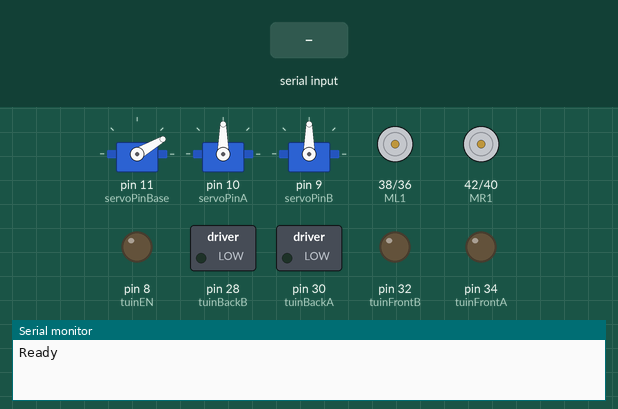
Recording of a sketch running on a simulated Arduino Mega 2560, built with avr-gcc and run on an emulated ATmega2560. Parts: 3 × servo, motor-driver pin pairs drawn as motors (green arrow = first pin HIGH = forward, orange = second pin HIGH = backward, longer = more drive, scaled by the enable pin), switched loads named in the sketch (green lamp = pin HIGH), output pins drawn as LEDs (lit = HIGH), the last lines printed to the serial monitor. The inputs (shaded band) are chosen by the test bench.

Above: at 1.2 s.
1.3 s: "u" received over Serial
At 2.3 s:
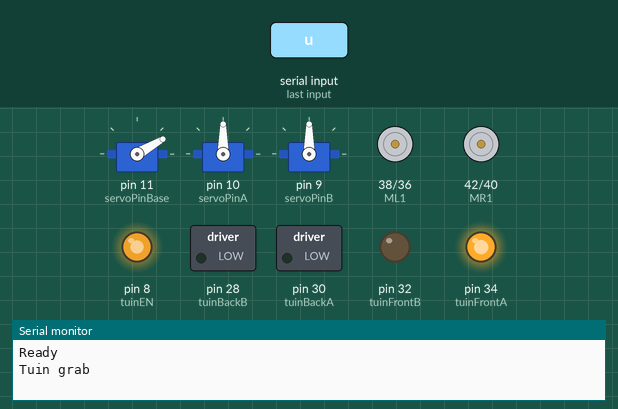
2.8 s: byte 106 ('j') received over Serial
At 3.5 s:
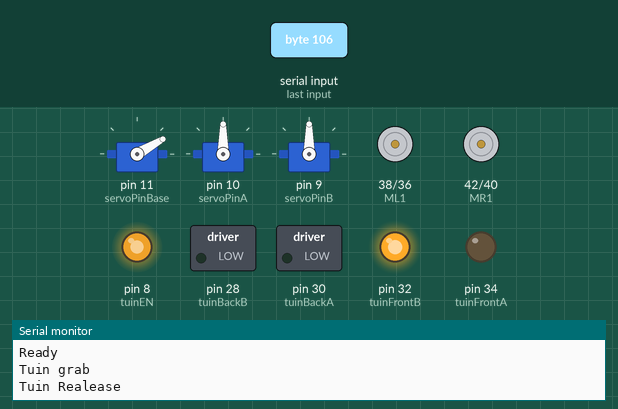
4.3 s: byte 110 ('n') received over Serial
At 4.6 s:
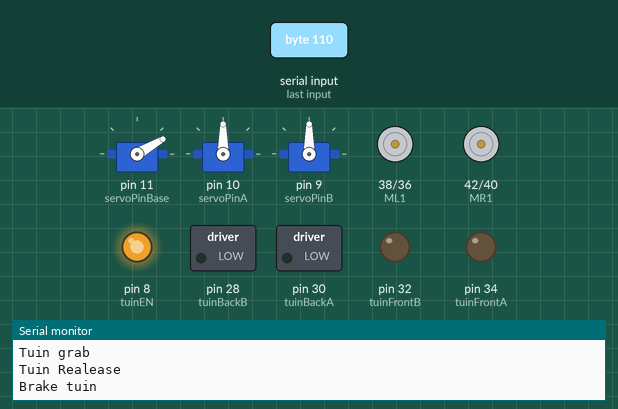
5.8 s: byte 122 ('z') received over Serial
At 7.0 s:
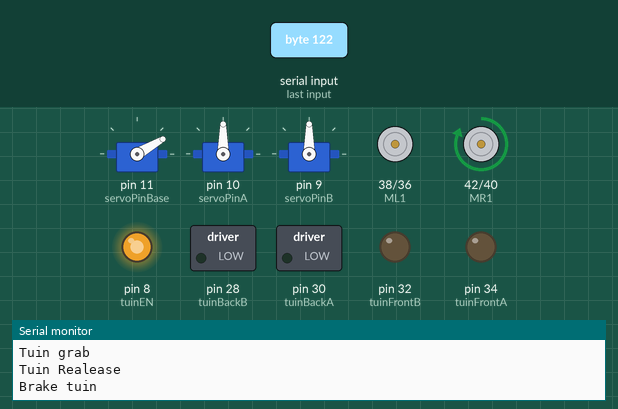
7.3 s: byte 99 ('c') received over Serial
At 8.1 s:
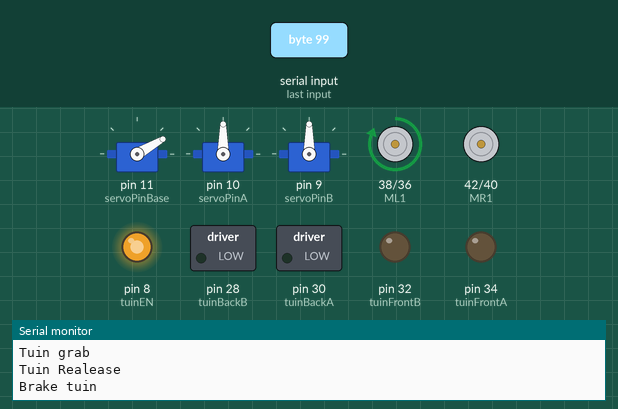
8.8 s: "w" received over Serial
At 9.3 s:
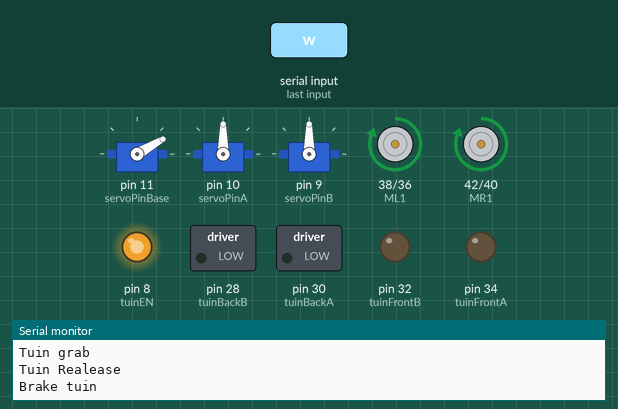
Timing chart, 0 to 11.3 s (numbered marks = the images above; inputs shaded):
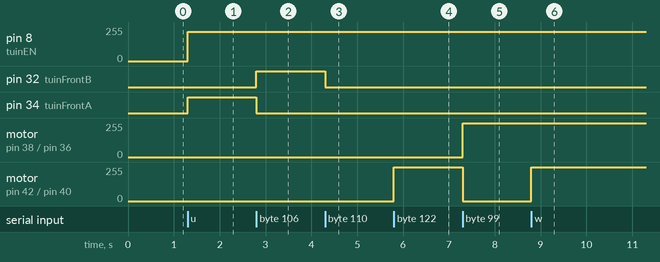

The sketch:

ardBeatleBot.ino
```cpp
#define ENL 12
#define ENR  13


#define ML1  38//IN 1
#define ML2  36// IN 2

#define MR1 42 // IN 3
#define MR2 40  // IN 4

#define tuinEN 8 // 5 , 6
#define tuinFrontA 34// 7
#define tuinFrontB 32// 8

#define tuinBackA 30// 4
#define tuinBackB  28// 9

#define malAut 4 // toggle manaul or auto


#define servoPinBase  11

#define servoPinA  10
#define servoPinB  9

#include <Servo.h>
#include "motorDriver.h"

#include "servoExtend.h"

#include "tuin.h"


servoExtend servoBase, servoA, servoB;
tuin tuinMotor;

motorDriver motor;
servoExtend s ;

void setup()
{

  pinMode(malAut, INPUT);
  pinMode(ENL, OUTPUT);
  pinMode(ENR, OUTPUT);
  pinMode(ML1, OUTPUT);
  pinMode(ML2, OUTPUT);
  pinMode(MR1, OUTPUT);
  pinMode(MR2, OUTPUT);

  pinMode(tuinEN, OUTPUT);
  pinMode(tuinFrontA, OUTPUT);
  pinMode(tuinFrontB, OUTPUT);
  pinMode(tuinBackA, OUTPUT);
  pinMode(tuinBackB, OUTPUT);
  Serial.begin(19200);
  Serial.println("Ready"); // print "Ready" once
  servoBase.setter(servoPinBase, 30 , 150 , 30 );
  servoA.setter(servoPinA , 0 , 90 , 90 );
  servoB.setter(servoPinB , 90 , 180 , 90 ) ; // A is base then moving up D is the hand

}

void malMode()
{
  if (Serial.available()) {
    char c = Serial.read();
    //Serial.println(c);
    //Serial.write(c);
    switch (c)
    {

      case 'w':
        motor.forward();
        break;
      case 's':
        motor.reverse();
        break;
      case 'a':
        motor.hardLeft();
        break;
      case 'd':
        motor.hardRight();
        break;
      case 'f':
        motor.brake();
        break;
      case 't':
        servoBase.increasePos();
        Serial.write(servoA.getPos());
        break;
      case 'g':
        servoBase.decreasePos();
        Serial.write(servoA.getPos());
        break;
      case 'y':

        servoA.setPos(90);
        servoB.setPos(90);
        break;
      case 'h':

        servoA.setPos(10);
        servoB.setPos(10);
        break;
      case 'u':
        tuinMotor.grab();
        break;
      case 'j':
        tuinMotor.drop();
        break;
      case 'n':
        tuinMotor.brake();
        break;
      case 'z':
         motor.left();
        break;
      case 'c':
        motor.right();
        break;

    }
  }
}


void autoMode()
{


}
void loop()
{
 malMode();
//  if ( malAut == 1 )
//  {
//    autoMode();
//
//  } else
//  {
//    malMode();
//  }
  //    Serial.print( " ServoBase: " );
  //    Serial.print( servoBase.getPos());
  //
  //    Serial.print( "## servoA: " );
  //    Serial.print( servoA.getPos());
  //
  //    Serial.print( "## servoB: " );
  //    Serial.println( servoB.getPos());

}
```

servoExtend.h
```cpp
#include <Arduino.h>


class servoExtend
{

private:
  int pos;
  int minPos, maxPos;
  Servo myservo;

public:
  void  setter(int a, int x , int y , int pos_init = 90 )
  {
    myservo.attach(a);
    pos = pos_init;
    minPos = x;
    maxPos = y ;
    myservo.write(pos);
  }
  void increasePos()
  {
    if (pos <= maxPos)
    {

        pos = pos +5 ;

        myservo.write(pos);

      //delay(5);
    }
    else
    {
      pos = maxPos;
    }
    myservo.write(pos);
  }
  void decreasePos()
  {
    if (pos >= minPos )
    {

        pos = pos -5;
        myservo.write(pos);
        //delay(5);

    }
    else
    {
      pos = minPos;
    }
    myservo.write(pos);
  }
  int getPos()
  {
    return pos;
  }
  int setPos(int pos_init)
  {
    // if (pos <= maxPos & pos >= minPos)
    {

      pos = pos_init ;
      myservo.write(pos);
    }
  }

};
```

tuin.h
```cpp
#include <Arduino.h>


class tuin
{

private:
  int speedTuin;

public:
  tuin()
  {
    speedTuin = 255;

  }

  void brake() // 000
  {

    digitalWrite(tuinFrontA, 0);
    digitalWrite(tuinFrontB, 0);
    digitalWrite(tuinBackA, 0);
    digitalWrite(tuinBackB, 0);
    Serial.println("Brake tuin");
  }

  void discBrake() // 001
  {
    digitalWrite(tuinFrontA, 1);
    digitalWrite(tuinFrontB, 1);
    digitalWrite(tuinBackA, 1);
    digitalWrite(tuinBackB, 1);
    Serial.println("Disc Brake tuin");
  }

  void grab() // 010
  {
    analogWrite(tuinEN, 220);
  //  digitalWrite(tuinBackA, 0);
   // digitalWrite(tuinBackB, 1);
    digitalWrite(tuinFrontA, 1);
    digitalWrite(tuinFrontB, 0);
    Serial.println("Tuin grab ");

  }

  void drop() // 011
  {
    analogWrite(tuinEN, 220);
   //digitalWrite(tuinBackA, 1);
  // digitalWrite(tuinBackB, 0);
   digitalWrite(tuinFrontA, 0);
   digitalWrite(tuinFrontB, 1);
    Serial.println("Tuin Realease");
  }


};
```

motorDriver.h
```cpp
#include <Arduino.h>


class motorDriver
{

  public:
    int speedLeft;
    int speedRight;

  public:
    motorDriver()
    {
      speedLeft = 255;
      speedRight = 255;
      analogWrite(ENL, speedLeft);
      analogWrite(ENR, speedRight);
    }

    void brake() // 000
    {

        digitalWrite(ML1, 0);
        digitalWrite(ML2, 0);
        digitalWrite(MR1, 0);
        digitalWrite(MR2, 0);
        //Serial.println("Brake");
    }

    void discBrake() // 001
    {
      digitalWrite(ML1, 1);
      digitalWrite(ML2, 1);
      digitalWrite(MR1, 1);
      digitalWrite(MR2, 1);
      //Serial.println(" Disc Brake");
    }

    void forward() // 010
    {

        digitalWrite(ML1, 1);
        digitalWrite(ML2, 0);
        digitalWrite(MR1, 1);
        digitalWrite(MR2, 0);
       // Serial.println("Forward");

    }

    void reverse() // 011
    {
        digitalWrite(ML1, 0);
        digitalWrite(ML2, 1);
        digitalWrite(MR1, 0);
        digitalWrite(MR2, 1);
        //Serial.println("Reverse");
    }

    void left()  // 100
    {
        digitalWrite(ML1, 0);
        digitalWrite(ML2, 0);
        digitalWrite(MR1, 1);
        digitalWrite(MR2, 0);
        //Serial.println("Left");
    }

    void hardLeft() // 101
    {
        digitalWrite(ML1, 0);
        digitalWrite(ML2, 1);
        digitalWrite(MR1, 1);
        digitalWrite(MR2, 0);
      //  Serial.println("Hard Left");
    }

    void right()
    {
        digitalWrite(ML1, 1);
        digitalWrite(ML2, 0);
        digitalWrite(MR1, 0);
        digitalWrite(MR2, 0);
        //Serial.println(" Right");
    }

    void hardRight()
    {
        digitalWrite(ML1, 1);
        digitalWrite(ML2, 0);
        digitalWrite(MR1, 0);
        digitalWrite(MR2, 1);
        //Serial.println("Hard Right");
    }

};
```

Measured:
- after the input at 1.3 s, pin 8 (tuinEN): 0/255 → 220/255 at once; pin 34 (tuinFrontA): LOW → HIGH at once
- after the input at 2.8 s, pin 32 (tuinFrontB): LOW → HIGH at once; pin 34 (tuinFrontA): HIGH → LOW at once
- after the input at 4.3 s, pin 32 (tuinFrontB): HIGH → LOW at once
- after the input at 5.8 s, motor on pin 42 (MR1) / pin 40 (MR2): stopped → forward 255/255 at once
- after the input at 7.3 s, motor on pin 38 (ML1) / pin 36 (ML2): stopped → forward 255/255 at once; motor on pin 42 (MR1) / pin 40 (MR2): forward 255/255 → stopped at once
- after the input at 8.8 s, motor on pin 42 (MR1) / pin 40 (MR2): stopped → forward 255/255 at once
